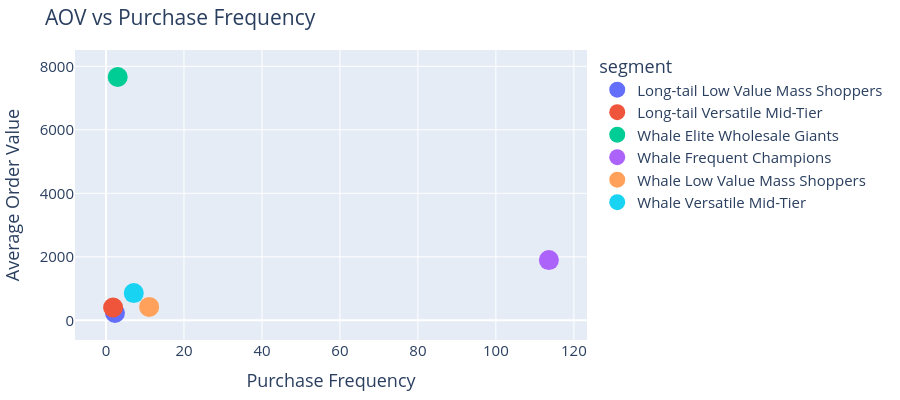

The notebook cell saved with this chart:
### Code cell
# plot
plotting = plotting.reset_index()

fig = px.scatter(plotting, x = 'frequency', y = 'AOV', color = 'segment',
                 title = "AOV vs Purchase Frequency",
                 width = 900,
                 height = 400)
fig.update_layout(font=dict(size=15))
fig.update_layout(
    xaxis_title="Purchase Frequency",
    yaxis_title="Average Order Value")
#fig.update_layout(plot_bgcolor='rgba(0,0,0,0)', paper_bgcolor='rgba(0,0,0,0)')

# Adjust margins to make the funnel fill more/less horizontal space
fig.update_layout(margin=dict(l=50, r=50, t=50, b=50))
fig.update_traces(marker_size=20)
fig.show()

### Figure 1 — Plotly figure (JSON) as saved in the notebook; plotly's stock layout.template omitted (floating-point values rounded to 4 significant figures)
{"data": [{"hovertemplate": "segment=Long-tail Low Value Mass Shoppers<br>frequency=%{x}<br>AOV=%{y}<extra></extra>", "legendgroup": "Long-tail Low Value Mass Shoppers", "marker": {"color": "#636efa", "size": 20, "symbol": "circle"}, "mode": "markers", "name": "Long-tail Low Value Mass Shoppers", "orientation": "v", "showlegend": true, "type": "scatter", "x": [2.297], "xaxis": "x", "y": [231.9], "yaxis": "y"}, {"hovertemplate": "segment=Long-tail Versatile Mid-Tier<br>frequency=%{x}<br>AOV=%{y}<extra></extra>", "legendgroup": "Long-tail Versatile Mid-Tier", "marker": {"color": "#EF553B", "size": 20, "symbol": "circle"}, "mode": "markers", "name": "Long-tail Versatile Mid-Tier", "orientation": "v", "showlegend": true, "type": "scatter", "x": [1.819], "xaxis": "x", "y": [405.0], "yaxis": "y"}, {"hovertemplate": "segment=Whale Elite Wholesale Giants<br>frequency=%{x}<br>AOV=%{y}<extra></extra>", "legendgroup": "Whale Elite Wholesale Giants", "marker": {"color": "#00cc96", "size": 20, "symbol": "circle"}, "mode": "markers", "name": "Whale Elite Wholesale Giants", "orientation": "v", "showlegend": true, "type": "scatter", "x": [3.0], "xaxis": "x", "y": [7663.0], "yaxis": "y"}, {"hovertemplate": "segment=Whale Frequent Champions<br>frequency=%{x}<br>AOV=%{y}<extra></extra>", "legendgroup": "Whale Frequent Champions", "marker": {"color": "#ab63fa", "size": 20, "symbol": "circle"}, "mode": "markers", "name": "Whale Frequent Champions", "orientation": "v", "showlegend": true, "type": "scatter", "x": [113.6], "xaxis": "x", "y": [1897.0], "yaxis": "y"}, {"hovertemplate": "segment=Whale Low Value Mass Shoppers<br>frequency=%{x}<br>AOV=%{y}<extra></extra>", "legendgroup": "Whale Low Value Mass Shoppers", "marker": {"color": "#FFA15A", "size": 20, "symbol": "circle"}, "mode": "markers", "name": "Whale Low Value Mass Shoppers", "orientation": "v", "showlegend": true, "type": "scatter", "x": [11.06], "xaxis": "x", "y": [424.4], "yaxis": "y"}, {"hovertemplate": "segment=Whale Versatile Mid-Tier<br>frequency=%{x}<br>AOV=%{y}<extra></extra>", "legendgroup": "Whale Versatile Mid-Tier", "marker": {"color": "#19d3f3", "size": 20, "symbol": "circle"}, "mode": "markers", "name": "Whale Versatile Mid-Tier", "orientation": "v", "showlegend": true, "type": "scatter", "x": [7.12], "xaxis": "x", "y": [858.5], "yaxis": "y"}], "layout": {"font": {"size": 15}, "height": 400, "legend": {"title": {"text": "segment"}, "tracegroupgap": 0}, "margin": {"b": 50, "l": 50, "r": 50, "t": 50}, "title": {"text": "AOV vs Purchase Frequency"}, "width": 900, "xaxis": {"anchor": "y", "domain": [0, 1], "title": {"text": "Purchase Frequency"}}, "yaxis": {"anchor": "x", "domain": [0, 1], "title": {"text": "Average Order Value"}}}}
